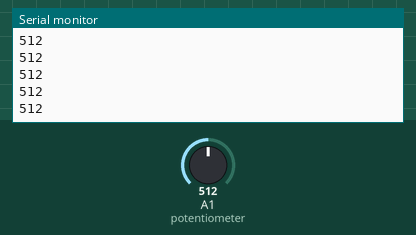
A sketch run on a simulated Arduino Uno, built with avr-gcc and run on an emulated ATmega328P. Shown: the last lines printed to the serial monitor. The inputs (shaded band) are chosen by the test bench; at power-on: A1 (potentiometer) = 512.

Above: at 1.2 s.
1.3 s: A1 (potentiometer) set to 716
At 1.31 s:
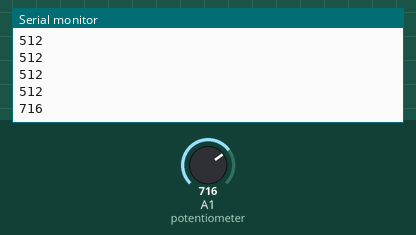
2.8 s: A1 (potentiometer) set to 900
At 2.81 s:
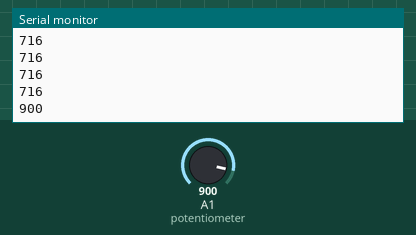
Timing chart, 0 to 5.8 s (numbered marks = the images above; inputs shaded):
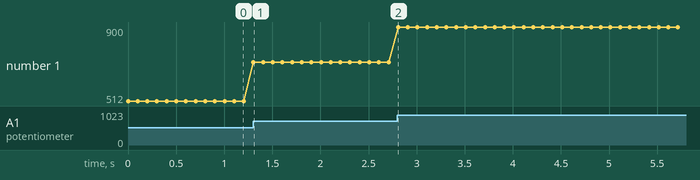

Measured:
- after the input at 1.3 s, the serial monitor: prints a new line at once (image 1)
- after the input at 2.8 s, the serial monitor: prints a new line at once (image 2)
- plotted number 1: 512 → 716 after the input at 1.3 s, 716 → 900 after the input at 2.8 s

The sketch:

Grove_Rotary_Angle_Sensor.ino
```cpp
// Demo for Grove - Starter Kit V2.0

// Prints the value of the potentiometer to the serial console.
// Connect the Grove - Rotary Angle Sensor to the socket marked A0
// Open the Serial Monitor in the Arduino IDE after uploading

// Define the pin to which the angle sensor is connected.
const int potentiometer = A1;

void setup()
{
    // Configure the serial communication line at 9600 baud (bits per second.)
    Serial.begin(9600);

    // Configure the angle sensor's pin for input.
    pinMode(potentiometer, INPUT);
}

void loop()
{
    // Read the value of the sensor and print it to the serial console.
    int value = analogRead(potentiometer);
    Serial.println(value);

    // Wait 0.1 seconds between readings.
    delay(100);
}
```
